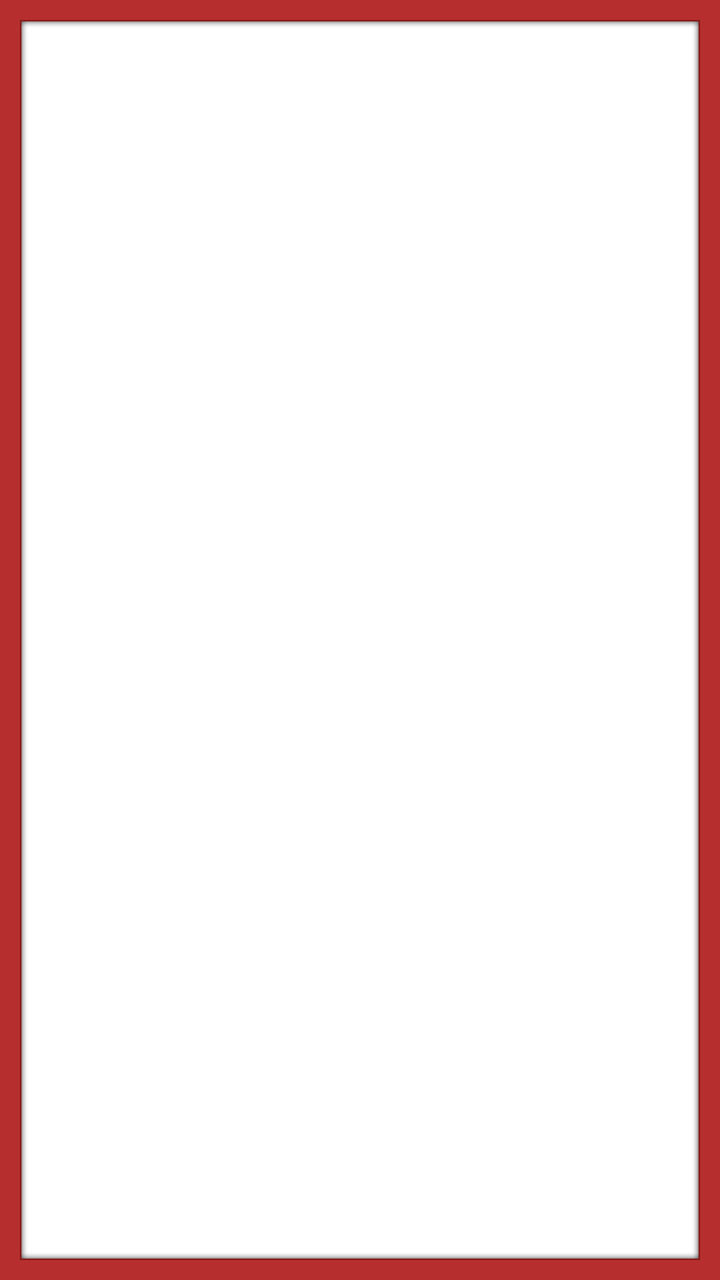
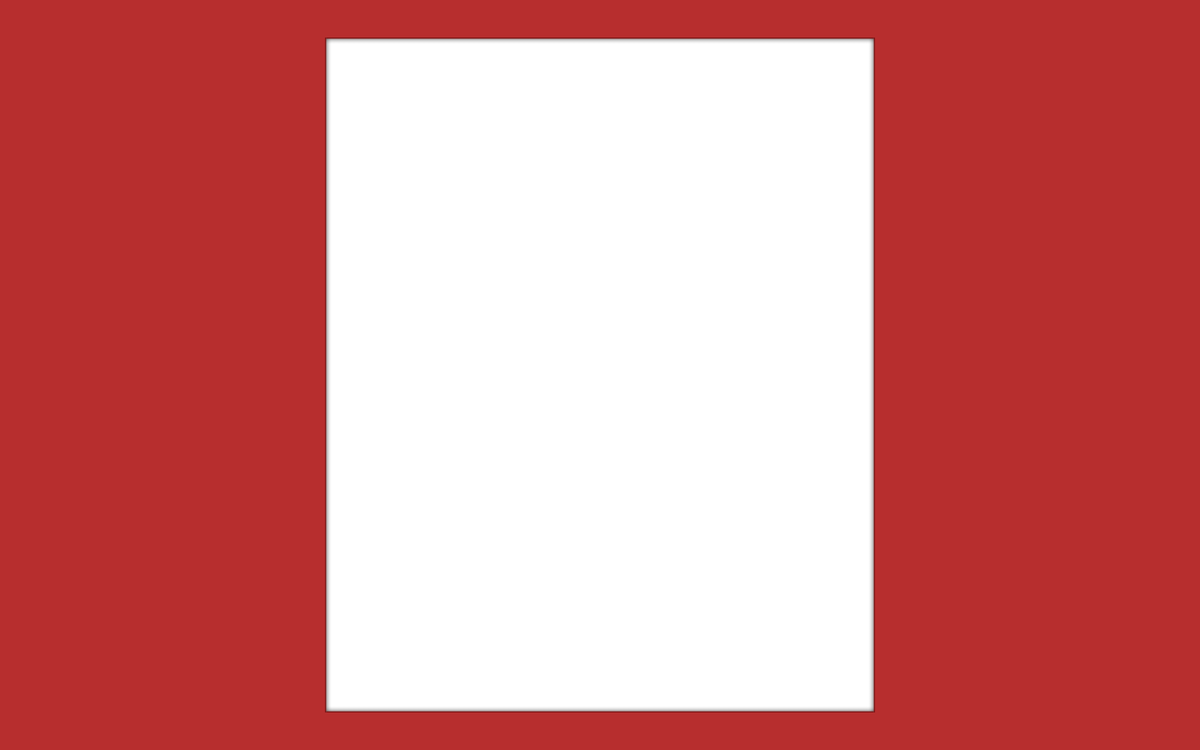

Compare how this app lays out the same screen by default and in its alternative resource folder. The renders come first, then the two layout files and the values they reference.
<!-- AndroidManifest.xml: application theme CustomActionBarTheme -->
<!-- res/layout/teacher_list_layout.xml -->
<?xml version="1.0" encoding="utf-8"?>
<RelativeLayout xmlns:android="http://schemas.android.com/apk/res/android"
    android:layout_width="fill_parent"
    android:layout_height="fill_parent"
    android:background="@color/background" >
    
     <ImageView
        android:id="@+id/imageView3" 
        android:layout_width="fill_parent"
        android:layout_height="fill_parent"
        android:layout_alignParentBottom="true"
        android:layout_alignTop="@+id/linearLayout1"
        android:layout_centerHorizontal="true"
        android:layout_margin="10dp"
        android:adjustViewBounds="true"
        android:scaleType="fitXY"
        android:src="@drawable/list_main_bg" />

    <ImageView
        android:id="@+id/imageView2"
        android:layout_width="match_parent"
        android:layout_height="wrap_content"
        android:layout_alignParentBottom="true"
        android:layout_centerHorizontal="true"
        android:layout_margin="10dp"
        android:adjustViewBounds="true"
        android:scaleType="fitXY"
        android:src="@drawable/list_bot_bg" />

    <RelativeLayout
        android:id="@+id/linearLayout1"
        android:layout_width="match_parent"
        android:layout_height="match_parent"
        android:layout_above="@+id/imageView2"
        android:layout_alignParentLeft="true"
        android:background="@android:color/transparent"
        android:orientation="horizontal" >
      
 <ImageView
     android:id="@+id/imageView1"
     android:layout_width="wrap_content"
     android:layout_height="wrap_content"
     android:layout_alignParentLeft="true"
     android:layout_alignParentRight="true"
     android:layout_alignParentTop="true"
     android:layout_margin="10dp"
     android:layout_marginBottom="0dp"
     android:adjustViewBounds="true"
     android:scaleType="fitXY"
     android:src="@drawable/list_top" />
    </RelativeLayout>

<ListView
    android:id="@+id/listview"
    android:layout_width="match_parent"
    android:layout_height="wrap_content"
    android:layout_alignBottom="@+id/imageView3"
    android:layout_alignTop="@+id/imageView3"
    android:layout_marginLeft="10dp"
    android:layout_marginRight="10dp"
    android:fadingEdge="vertical" />


</RelativeLayout>
<!-- resources referenced by this layout -->
<resources>
  <color name="background">#b72e2e</color>
  <!-- drawable list_bot_bg: png bitmap (drawable, 2992 bytes) -->
  <!-- drawable list_main_bg: png bitmap (drawable, 2853 bytes) -->
  <!-- drawable list_top: png bitmap (drawable, 3019 bytes) -->
  <style name="CustomActionBarTheme" parent="@style/AppBaseTheme">
          <item name="android:actionBarStyle">@style/MyActionBar</item>
         
          <item name="android:actionMenuTextColor">@color/white</item>
      </style>
  <style name="AppBaseTheme" parent="android:Theme.Light">
          
           <item name="android:windowContentOverlay">@drawable/ab_solid_shadow_holo</item>
      </style>
  <style name="MyActionBar" parent="@android:style/Widget.Holo.ActionBar">
           <item name="android:titleTextStyle">@style/MyActionBarTitleText</item>
           <item name="android:background">@color/dark_gray</item>
            
      </style>
  <color name="white">#FFFFFF</color>
  <style name="MyActionBarTitleText" parent="@android:style/TextAppearance.Holo.Widget.ActionBar.Title">
          <item name="android:textColor">@color/white</item> 
      </style>
  <color name="dark_gray">#1d1919</color>
</resources>
<!-- res/layout-sw600dp-land/teacher_list_layout.xml (the author's variant of the layout above) -->
<!-- drawn on a 7-inch tablet turned sideways -->
<?xml version="1.0" encoding="utf-8"?>
<RelativeLayout xmlns:android="http://schemas.android.com/apk/res/android"
    android:layout_width="match_parent"
    android:layout_height="match_parent"
    android:background="@color/background" >
    
    <RelativeLayout
	    android:layout_width="match_parent"
	    android:layout_height="match_parent"
	    android:paddingTop="20dp" 
	    android:paddingBottom="20dp" 
	    android:paddingRight="250dp"
	    android:paddingLeft="250dp">
	    
	    <ImageView
	        android:id="@+id/imageView3"
	        android:layout_width="fill_parent"
	        android:layout_height="fill_parent"
	        android:layout_alignParentBottom="true"
	        android:layout_alignRight="@+id/linearLayout1"
	        android:layout_alignTop="@+id/linearLayout1"
	        android:layout_margin="10dp"
	        android:adjustViewBounds="true"
	        android:scaleType="fitXY"
	        android:src="@drawable/list_main_bg" />
	
	    <ImageView
	        android:id="@+id/imageView2"
	        android:layout_width="match_parent"
	        android:layout_height="wrap_content"
	        android:layout_alignParentBottom="true"
	        android:layout_alignRight="@+id/linearLayout1"
	        android:layout_margin="10dp"
	        android:adjustViewBounds="true"
	        android:scaleType="fitXY"
	        android:src="@drawable/list_bot_bg" />
	
	    <RelativeLayout
	        android:id="@+id/linearLayout1"
	        android:layout_width="match_parent"
	        android:layout_height="match_parent"
	        android:layout_above="@+id/imageView2"
	        android:layout_alignParentLeft="true"
	        android:background="@android:color/transparent"
	        android:orientation="horizontal" >
	      
	 <ImageView
	     android:id="@+id/imageView1"
	     android:layout_width="match_parent"
	     android:layout_height="wrap_content"
	     android:layout_alignParentRight="true"
	     android:layout_alignParentTop="true"
	     android:layout_margin="10dp"
	     android:layout_marginBottom="0dp"
	     android:adjustViewBounds="true"
	     android:scaleType="fitXY"
	     android:src="@drawable/list_top" />
	    </RelativeLayout>
	
	<ListView
	    android:id="@+id/listview"
	    android:layout_width="match_parent"
	    android:layout_height="wrap_content"
	    android:layout_alignBottom="@+id/imageView3"
	    android:layout_alignLeft="@+id/imageView3"
	    android:layout_alignTop="@+id/imageView3"
	    android:layout_marginRight="10dp"
	    android:fadingEdge="vertical" />
	    
	</RelativeLayout>

</RelativeLayout>
